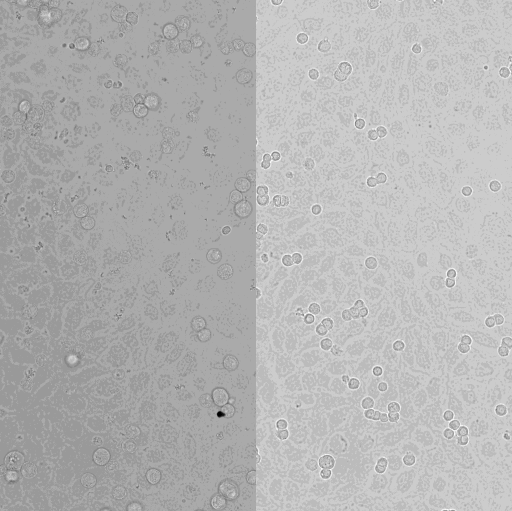
#> input picture fig3/v2/runs/optimise_by_eye_cancer_r1/agent_folder/image.tif, 1024 x 1022 px, found by its file name (shown at 1/2 size)
$ python code_as_returned.py
#> lines starting #> are read from the running program, lines starting #| are printed output that depends on the picture; after the words box and inside, x2 and y2 are one past the last pixel; in counts of white or black regions, pixels touching at a corner belong together
import numpy as np
import pandas as pd
from skimage import io, filters, measure, morphology, segmentation, feature, color
from scipy import ndimage as ndi

# ---- parameters ----
PIXEL_SIZE_UM = 0.65     # PLACEHOLDER: set to your image's µm/pixel
TOPHAT_RADIUS = 15       # px; must be larger than half the longest nucleus
LOCAL_BLOCK = 51         # px; odd, local threshold window
MIN_AREA_UM2 = 30        # remove debris
MAX_AREA_UM2 = 400
BRIGHT_FACTOR = 2.5      # objects brighter than this x median object intensity = cancer nuclei
MIN_DISTANCE = 5         # px; min spacing between nucleus centres for splitting

# ---- load ----
img = io.imread("image.tif")
#> img is the input picture: shape (1022, 1024) uint16; min 151, max 4095, mean 2826.1
img = np.squeeze(img)
if img.ndim == 3:                      # multichannel / RGB: take first channel (DAPI)
    img = img[..., 0] if img.shape[-1] <= 4 else img[0]
img = img.astype(float)

# ---- foreground ----
smooth = filters.gaussian(img, 1)
flat = morphology.white_tophat(smooth, morphology.disk(TOPHAT_RADIUS))  # removes background / seam offset
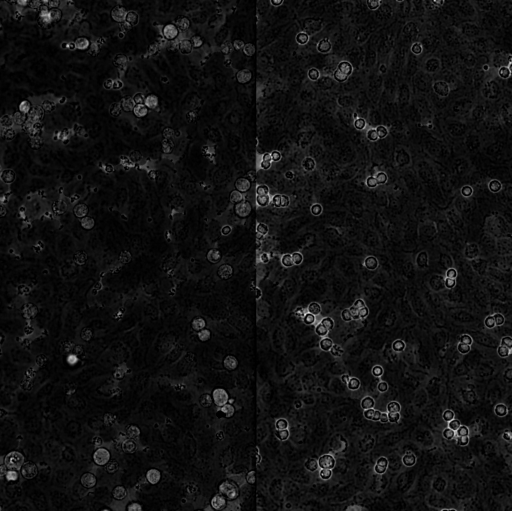
#> flat: shape (1022, 1024) float64 (shown at 1/2 size); min 0, max 1340.5, mean 94.1; drawn with min black and max white
noise = 1.4826 * np.median(np.abs(flat - np.median(flat)))
#> noise = 49.91
floor = np.median(flat) + 3 * noise
#> floor = 220.7
mask = (flat > filters.threshold_local(flat, LOCAL_BLOCK)) & (flat > floor)
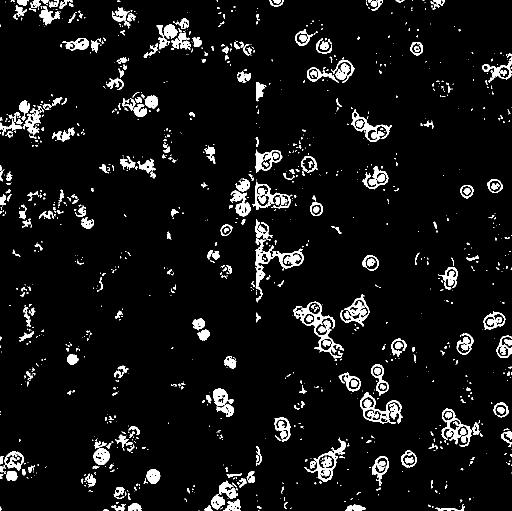
#> mask: shape (1022, 1024) bool (shown at 1/2 size); 6.5% white; 1127 white regions (786 under 20 px), largest, box (x1, y1, x2, y2) and area: (586, 603, 688, 717) 2179, (720, 784, 806, 848) 1826, (505, 363, 581, 420) 1382
mask = morphology.remove_small_objects(mask, 20)
#> mask: shape (1022, 1024) bool; 6% white; 335 white regions, largest, box (x1, y1, x2, y2) and area: (586, 603, 688, 717) 2168, (720, 784, 806, 848) 1826, (505, 363, 581, 420) 1381
mask = ndi.binary_fill_holes(morphology.binary_opening(mask, morphology.disk(1)))
#> mask: shape (1022, 1024) bool; 6.1% white; 462 white regions (129 under 20 px)

# ---- split touching nuclei ----
dist = filters.gaussian(ndi.distance_transform_edt(mask), 1)
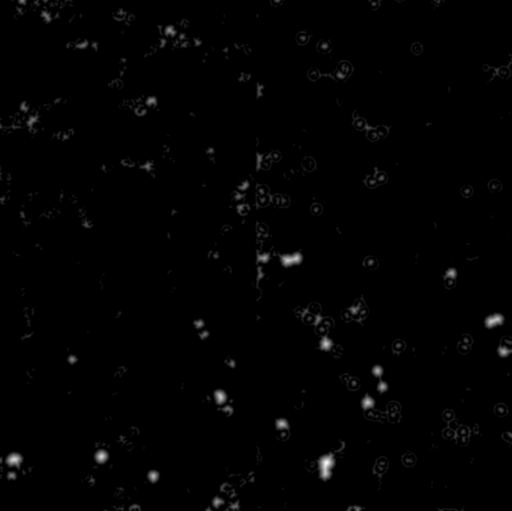
#> dist: shape (1022, 1024) float64 (shown at 1/2 size); min 0, max 17.64, mean 0.167; drawn with min black and max white
peaks = feature.peak_local_max(dist, min_distance=MIN_DISTANCE, labels=measure.label(mask),
                               exclude_border=False)
#> peaks = 712 pairs, first value 0 to 1021, second value 0 to 1023
markers = np.zeros(img.shape, int)
markers[tuple(peaks.T)] = np.arange(1, len(peaks) + 1)
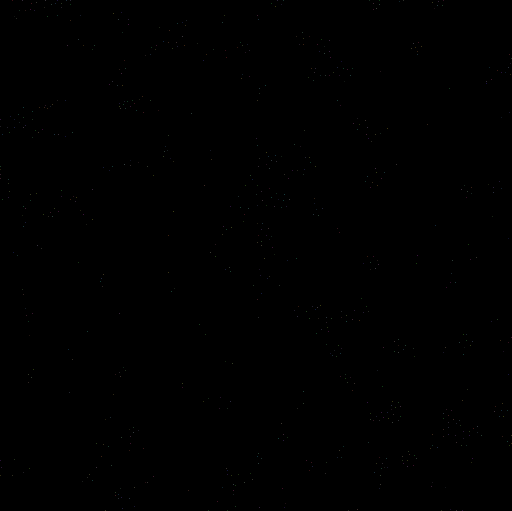
#> markers: shape (1022, 1024) int64 (shown at 1/2 size); 713 distinct labels, from 0 to 712; one colour per label, 0 black
labels = segmentation.watershed(-dist, markers, mask=mask)
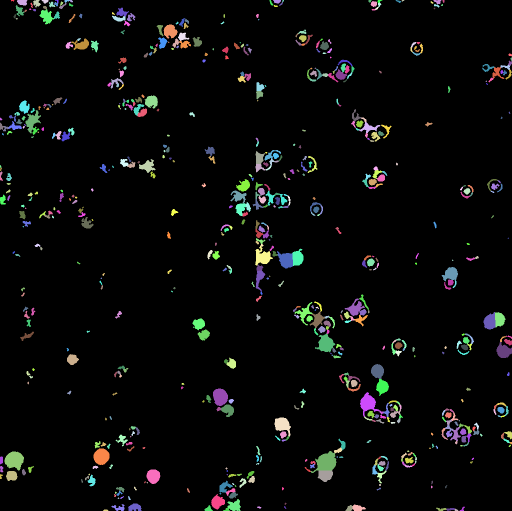
#> labels: shape (1022, 1024) int64 (shown at 1/2 size); 713 distinct labels, from 0 to 712; one colour per label, 0 black

# ---- filter objects ----
props = measure.regionprops(labels, intensity_image=flat)
#> props = 712 regions; largest, box (x1, y1, x2, y2) and area: (621, 902, 673, 946) 1255, (9, 903, 48, 941) 1039, (720, 784, 759, 834) 888, (630, 667, 671, 705) 866, (187, 897, 219, 930) 818
med_int = np.median([p.mean_intensity for p in props])
#> med_int = 317.6
min_px = MIN_AREA_UM2 / PIXEL_SIZE_UM**2
max_px = MAX_AREA_UM2 / PIXEL_SIZE_UM**2
keep = []
for p in props:
    r0, c0, r1, c1 = p.bbox
    touches_border = r0 == 0 or c0 == 0 or r1 == img.shape[0] or c1 == img.shape[1]
    if (min_px <= p.area <= max_px
            and p.mean_intensity < BRIGHT_FACTOR * med_int   # drop bright cancer nuclei
            and not touches_border):
        keep.append(p.label)
#> this loop made 712 passes
#> (r0, c0, r1, c1, touches_border) on passes 1 to 3: (0, 22, 3, 29, True), (0, 34, 11, 55, True), (0, 66, 15, 82, True)
#> after the loop, keep = 207 values from 5 to 694
print(f"{len(props)} objects -> {len(keep)} endothelial nuclei kept")
#| 712 objects -> 207 endothelial nuclei kept

labels = measure.label(np.isin(labels, keep) * labels, connectivity=1) if False else \
         np.where(np.isin(labels, keep), labels, 0)
#> labels: shape (1022, 1024) int64; 208 distinct labels, from 0 to 694
labels, _, _ = segmentation.relabel_sequential(labels)
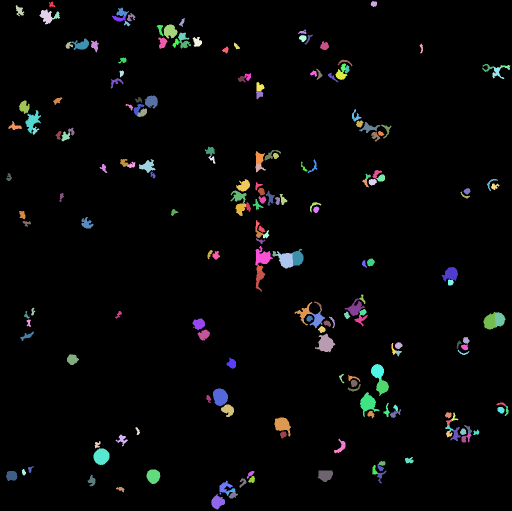
#> labels: shape (1022, 1024) int64 (shown at 1/2 size); 208 distinct labels, from 0 to 207; one colour per label, 0 black

# ---- measure ----
rows = [{"label": p.label,
         "area_um2": p.area * PIXEL_SIZE_UM**2,
         "aspect_ratio": p.major_axis_length / p.minor_axis_length}
        for p in measure.regionprops(labels)]
#> rows = 207 items
pd.DataFrame(rows).to_csv("measurements.csv", index=False)
io.imsave("labels.tif", labels.astype(np.uint16), check_contrast=False)

# ---- QC overlay (check this by eye) ----
disp = np.clip(img / np.percentile(img, 99.5), 0, 1)
overlay = segmentation.mark_boundaries(color.gray2rgb(disp), labels, color=(1, 0, 0))
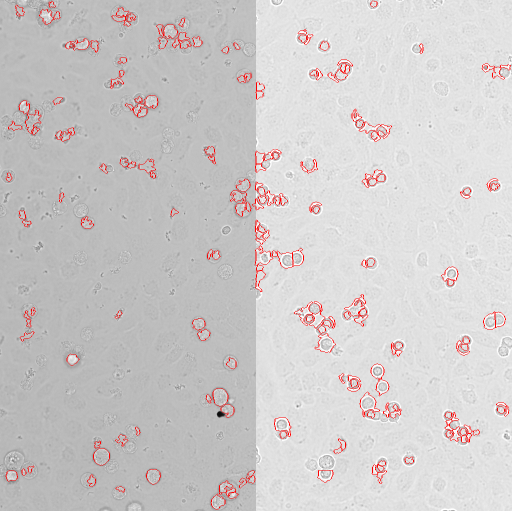
#> overlay: shape (1022, 1024, 3) float64 (shown at 1/2 size); mean R, G, B 0.812, 0.797, 0.797
io.imsave("qc_overlay.png", (overlay * 255).astype(np.uint8), check_contrast=False)
